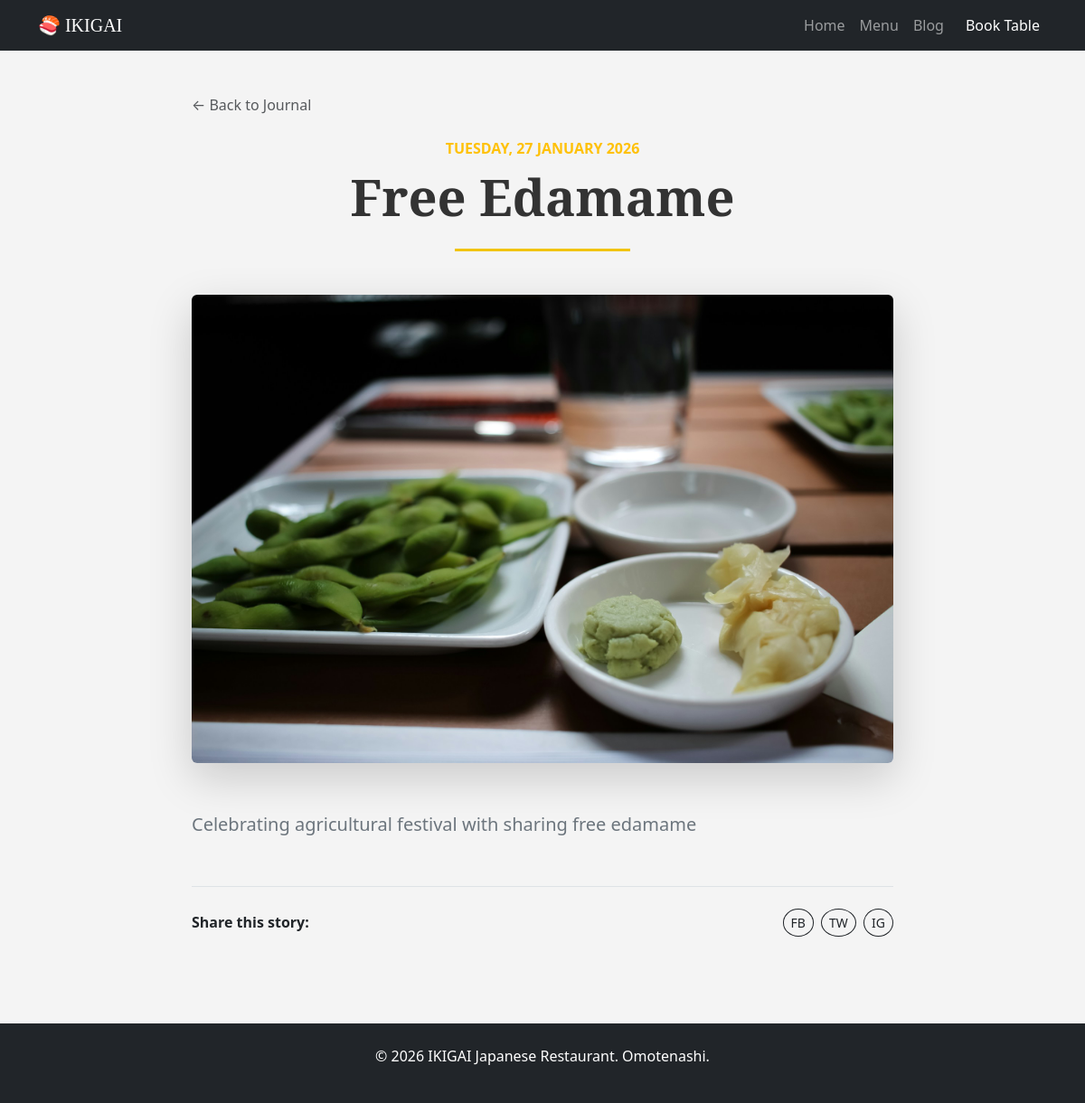
/blog/detail/6/, run on the app's committed database.
### blog/models.py (models this page shows, shortened)
class Post(models.Model):
    title = models.CharField(max_length=200)
    content = models.TextField()
    image = models.ImageField(upload_to='blog_images/', blank=True, null=True)
    created_at = models.DateTimeField(auto_now_add=True)
    tag = models.CharField(max_length=100, blank=True)

### blog/views.py (the view)
# urls.py: path('detail/<int:pk>/', views.blog_detail, name="blog_detail"),
def blog_detail(request, pk):
    post = get_object_or_404(Post, pk=pk)
    return render(request, 'blog/blog_detail.html', {'post': post})

### blog/templates/blog/blog_detail.html
{% extends 'restaurant/base.html' %}
{% block content %}
<div class="container py-5" style="max-width: 800px;"> <a href="{% url 'blog_home' %}" class="text-decoration-none text-muted mb-4 d-inline-block">
        &larr; Back to Journal
    </a>
    <header class="mb-5 text-center">
        <span class="text-warning fw-bold text-uppercase">{{ post.created_at|date:"l, d F Y" }}</span>
        <h1 class="display-4 fw-bold mt-2 mb-4" style="font-family: 'Cinzel', serif; color: #333;">
            {{ post.title }}
        </h1>
        <hr class="w-25 mx-auto" style="border-top: 3px solid #f1c40f; opacity: 1;">
    </header>
    {% if post.image %}
    <div class="mb-5 shadow-lg rounded overflow-hidden" data-aos="zoom-in">
        <img src="{{ post.image.url }}" class="img-fluid w-100" alt="{{ post.title }}">
    </div>
    {% endif %}
    <article class="blog-content fs-5 lh-lg text-secondary">
        {{ post.content|linebreaks }}
    </article>
    <div class="mt-5 pt-4 border-top">
        <div class="d-flex justify-content-between align-items-center">
            <span class="fw-bold">Share this story:</span>
            <div>
                <button class="btn btn-sm btn-outline-dark rounded-circle me-1">FB</button>
                <button class="btn btn-sm btn-outline-dark rounded-circle me-1">TW</button>
                <button class="btn btn-sm btn-outline-dark rounded-circle">IG</button>
            </div>
        </div>
    </div>
</div>
{% endblock %}

### restaurant/static/restaurant/css/style.css (style rules this page uses)
body { background-color: #f4f4f4; }

### data on the page
Post: created_at "TUESDAY, 27 JANUARY 2026", title "Free Edamame", image (picture), content "Celebrating agricultural festival with sharing free edamame"
